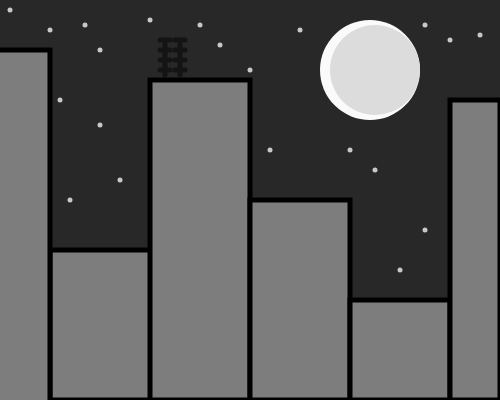
Frame 1 (no input)
Frame 60 (no input): identical to frame 1, image omitted
Frame 120 (the mouse pressed at the canvas centre since frame 60): identical to frame 1, image omitted

The p5.js sketch that drew this single still picture (run headless with seeded random() and noise() and a simulated clock; from frame 60 on, the mouse is pressed at the canvas centre):

// p5.js sketch
// ── sketch.js
function setup() {
  createCanvas(500,400);
}

function draw() {
  background(40);
  
  //buildings
  stroke(0);
  strokeWeight(5);
  rectMode(CORNER);
  fill(125);
  rect(50,250,150,150);
  rect(150,80,100,320);
  rect(250,200,100,200);
  rect(350,300,100,100);
  rectMode(RADIUS);
  fill(125);
  rect(0,400,50,350);
  rectMode(CORNER);
  rect(450,100,50,300);
  
  //stars
  stroke(200);
  strokeWeight(5);
  point(10,10);
  point(50,30);
  point(70,200);
  point(60,100);
  point(85,25);
  point(100,50);
  point(120,180);
  point(150,20);
  point(200,25);
  point(220,45);
  point(250,70);
  point(300,30);
  point(350,150);
  point(400,75);
  point(375,170);
  point(425,25);
  point(450,40);
  point(480,35);
  point(270,150);
  point(400,270);
  point(425,230);
  point(100,125);
  
  //moon
  ellipseMode(RADIUS);
  noStroke();
  fill(250);
  ellipse(370,70,50,50);
  
  //moon shadow
  ellipseMode(CENTER);
  fill(220);
  ellipse(375,70,90,90);
  
  //building antenna
  stroke(20);
  strokeWeight(5);
  line(180,40,180,75);
  line(165,40,165,75);
  line(175,40,185,40);
  line(160,40,170,40);
  line(175,50,185,50);
  line(160,50,170,50);
  line(175,60,185,60);
  line(160,60,170,60);
  line(175,70,185,70);
  line(160,70,170,70);

   
}
